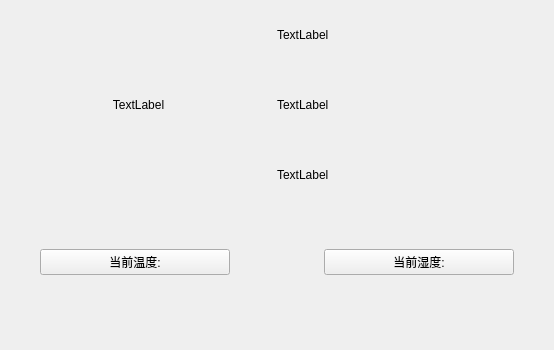
<?xml version="1.0" encoding="UTF-8"?>
<ui version="4.0">
 <class>WeatherWidget</class>
 <widget class="QWidget" name="WeatherWidget">
  <property name="geometry">
   <rect>
    <x>0</x>
    <y>0</y>
    <width>554</width>
    <height>350</height>
   </rect>
  </property>
  <property name="windowTitle">
   <string>Form</string>
  </property>
  <layout class="QVBoxLayout" name="verticalLayout" stretch="6,3,1">
   <property name="spacing">
    <number>0</number>
   </property>
   <property name="leftMargin">
    <number>0</number>
   </property>
   <property name="topMargin">
    <number>0</number>
   </property>
   <property name="rightMargin">
    <number>0</number>
   </property>
   <property name="bottomMargin">
    <number>0</number>
   </property>
   <item>
    <widget class="QWidget" name="widget_8" native="true">
     <layout class="QHBoxLayout" name="horizontalLayout_4">
      <property name="spacing">
       <number>0</number>
      </property>
      <property name="leftMargin">
       <number>0</number>
      </property>
      <property name="topMargin">
       <number>0</number>
      </property>
      <property name="rightMargin">
       <number>0</number>
      </property>
      <property name="bottomMargin">
       <number>0</number>
      </property>
      <item>
       <widget class="QLabel" name="weatherIconLab">
        <property name="text">
         <string>TextLabel</string>
        </property>
        <property name="alignment">
         <set>Qt::AlignCenter</set>
        </property>
       </widget>
      </item>
      <item>
       <widget class="QWidget" name="widget_9" native="true">
        <layout class="QVBoxLayout" name="verticalLayout_4">
         <property name="spacing">
          <number>0</number>
         </property>
         <property name="leftMargin">
          <number>0</number>
         </property>
         <property name="topMargin">
          <number>0</number>
         </property>
         <property name="rightMargin">
          <number>0</number>
         </property>
         <property name="bottomMargin">
          <number>0</number>
         </property>
         <item>
          <widget class="QLabel" name="locationLab">
           <property name="text">
            <string>TextLabel</string>
           </property>
          </widget>
         </item>
         <item>
          <widget class="QLabel" name="localTemperLab">
           <property name="text">
            <string>TextLabel</string>
           </property>
          </widget>
         </item>
         <item>
          <widget class="QLabel" name="weatherLab">
           <property name="text">
            <string>TextLabel</string>
           </property>
          </widget>
         </item>
        </layout>
       </widget>
      </item>
     </layout>
    </widget>
   </item>
   <item>
    <widget class="QWidget" name="widget_7" native="true">
     <layout class="QHBoxLayout" name="horizontalLayout_3" stretch="0,2,1,2,0">
      <property name="spacing">
       <number>0</number>
      </property>
      <property name="leftMargin">
       <number>0</number>
      </property>
      <property name="topMargin">
       <number>0</number>
      </property>
      <property name="rightMargin">
       <number>0</number>
      </property>
      <property name="bottomMargin">
       <number>0</number>
      </property>
      <item>
       <spacer name="horizontalSpacer">
        <property name="orientation">
         <enum>Qt::Horizontal</enum>
        </property>
        <property name="sizeHint" stdset="0">
         <size>
          <width>40</width>
          <height>20</height>
         </size>
        </property>
       </spacer>
      </item>
      <item>
       <widget class="QPushButton" name="temperBtn">
        <property name="sizePolicy">
         <sizepolicy hsizetype="Expanding" vsizetype="Fixed">
          <horstretch>0</horstretch>
          <verstretch>0</verstretch>
         </sizepolicy>
        </property>
        <property name="text">
         <string>当前温度:</string>
        </property>
       </widget>
      </item>
      <item>
       <spacer name="horizontalSpacer_2">
        <property name="orientation">
         <enum>Qt::Horizontal</enum>
        </property>
        <property name="sizeHint" stdset="0">
         <size>
          <width>40</width>
          <height>20</height>
         </size>
        </property>
       </spacer>
      </item>
      <item>
       <widget class="QPushButton" name="humdityBtn">
        <property name="sizePolicy">
         <sizepolicy hsizetype="Expanding" vsizetype="Fixed">
          <horstretch>0</horstretch>
          <verstretch>0</verstretch>
         </sizepolicy>
        </property>
        <property name="text">
         <string>当前湿度:</string>
        </property>
       </widget>
      </item>
      <item>
       <spacer name="horizontalSpacer_3">
        <property name="orientation">
         <enum>Qt::Horizontal</enum>
        </property>
        <property name="sizeHint" stdset="0">
         <size>
          <width>40</width>
          <height>20</height>
         </size>
        </property>
       </spacer>
      </item>
     </layout>
    </widget>
   </item>
   <item>
    <spacer name="verticalSpacer">
     <property name="orientation">
      <enum>Qt::Vertical</enum>
     </property>
     <property name="sizeHint" stdset="0">
      <size>
       <width>20</width>
       <height>40</height>
      </size>
     </property>
    </spacer>
   </item>
  </layout>
 </widget>
 <resources/>
 <connections/>
</ui>
